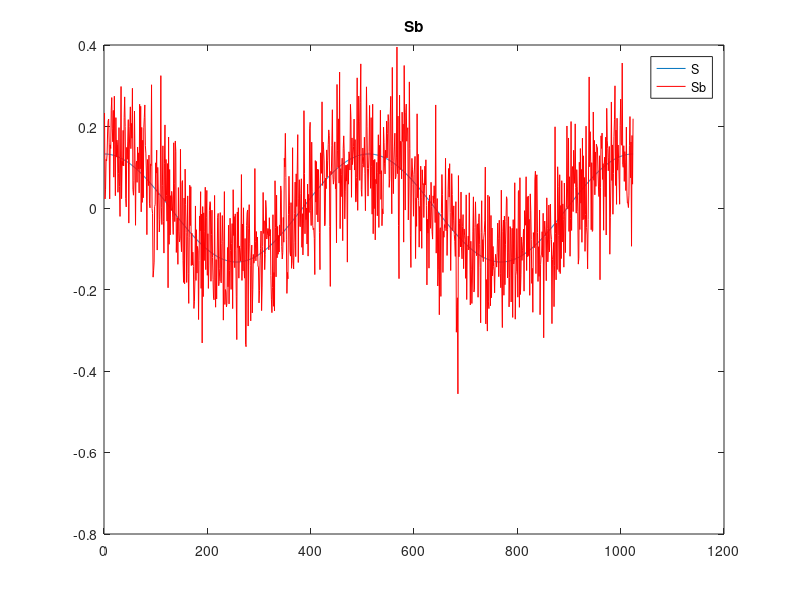
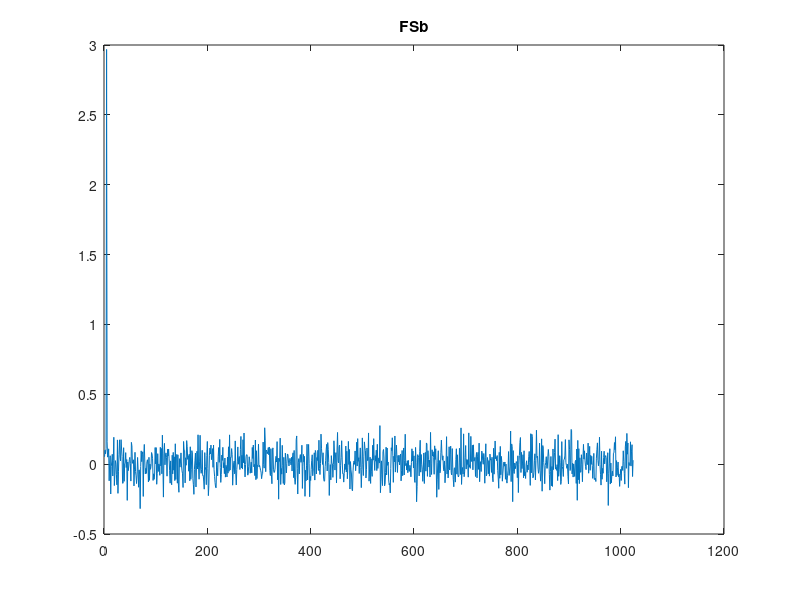
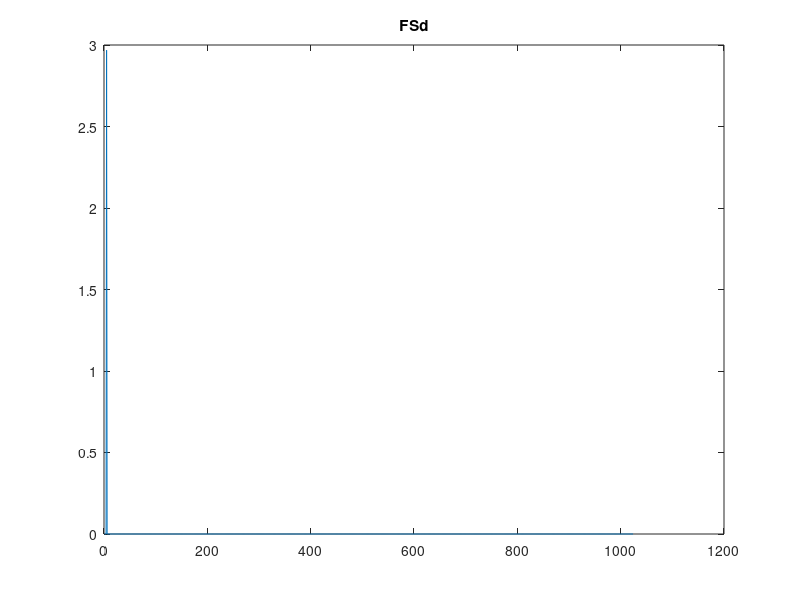
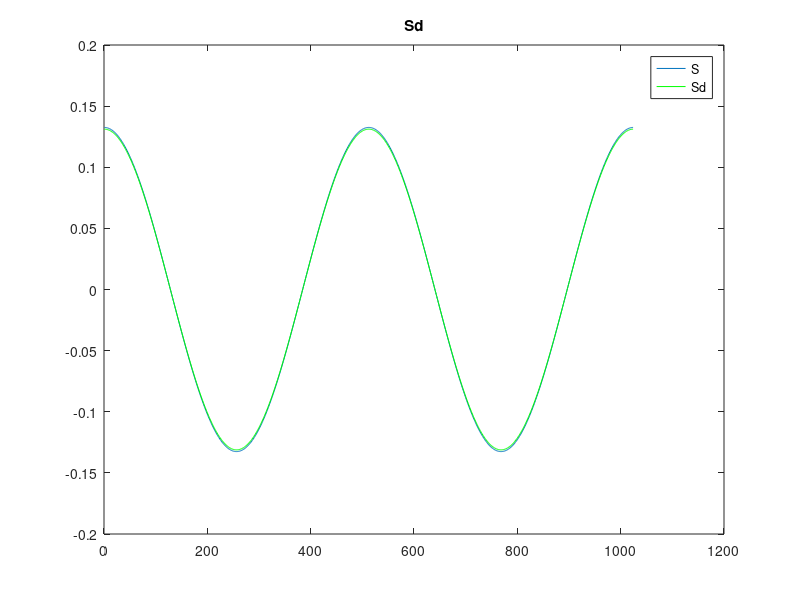

Recreate these plots in MATLAB, in order.
%  CREATION D'UNE FONCTION COSINUS DANS LA BASE DES COSINUS
FS=zeros(1024,1); %initialisation d'un vecteur de taille 1024
FS(5)=3; %5 nombre de bosses du cosinus, 3 amplitude du cosinus

%  BASE COSINUS --> BASE CANONIQUE
S=idct(FS); %donne le cosinus dans la base canonique
plot(S);

%  AJOUTE DU BRUIT
Sb=S+0.1*randn(1024,1); %n pour normal : bruit gaussien
hold on; plot(Sb,'r');title('Sb');legend('S','Sb');

%  BASE CANONIQUE --> BASE COSINUS
FSb=dct(Sb); %dct changement de base
figure;plot(FSb);title('FSb');

%  GARDE COEFFICIENTS COMPRIS ENTRE -2 ET 2
FSd=FSb.*(abs(FSb)>2);
figure;plot(FSd);title('FSd');

%  BASE COSINUS --> BASE CANONIQUE
Sd=idct(FSd); %idct transformée inverse de dct

figure;plot(S);hold on;plot(Sd,'g');title('Sd');legend('S','Sd')